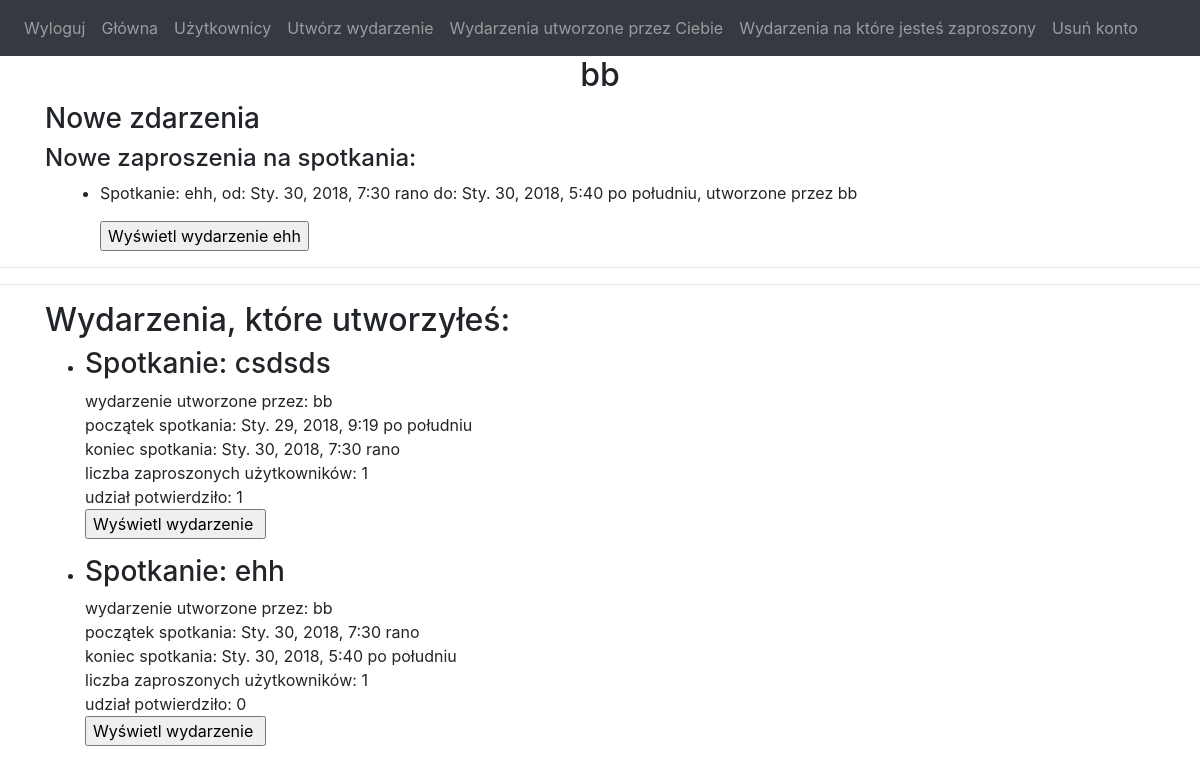
Page /my_created_events (signed in) on the earlier database version.
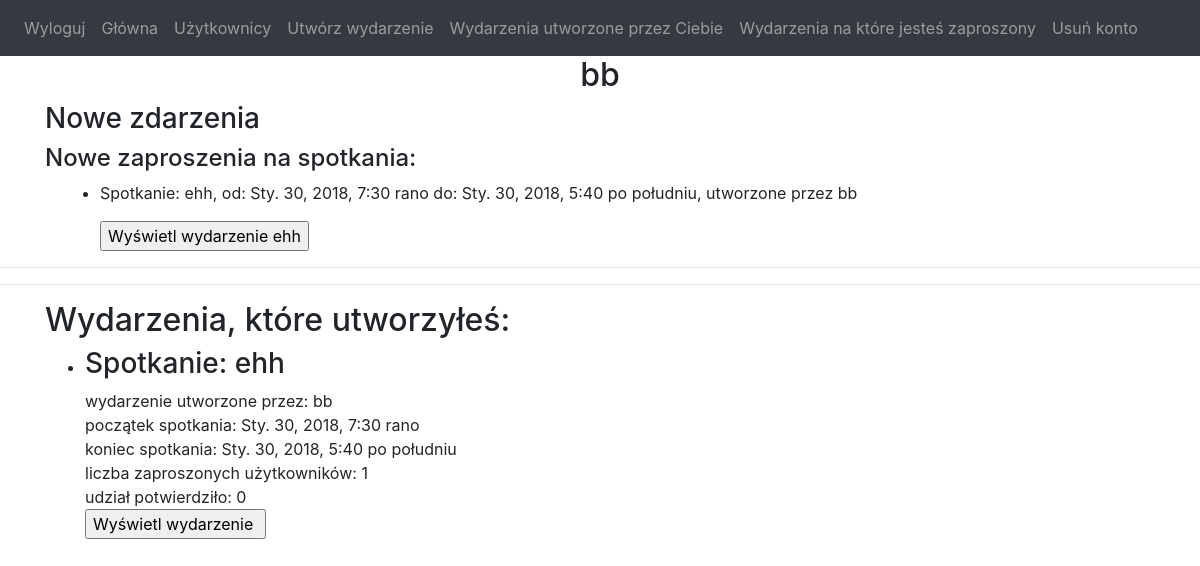
Same page on the later database version.
### meetingserver/models.py (models this page shows)
class Meeting(
        models.Model):  # znika jak znika użytkownik który je utworzył (bo cascade), albo jak je usunie
    name = models.CharField(max_length=50)
    begin = models.DateTimeField()
    end = models.DateTimeField()
    invitedNr = models.PositiveIntegerField()
    acceptedNr = models.PositiveIntegerField()
    creator = models.ForeignKey(User, on_delete=models.CASCADE)

class User(models.Model):
    name = models.CharField(max_length=50, unique=True)
    pwd = models.CharField(max_length=50)

### views/logged_views.py (the view)
# urls.py: path('my_created_events', logged_views.my_created_events),
def my_created_events(request):
    if 'user_id' not in request.session:
        return HttpResponseRedirect("/")
    uid = request.session['user_id']
    uname = request.session['user_name']
    meeting = Meeting.objects.filter(creator__id=uid)
    u1 = set()
    for m in meeting:
        u1.add(
            (m.id,
             m.name,
             m.creator.name,
             m.begin,
             m.end,
             m.invitedNr,
             m.acceptedNr))
    notif_dict = get_my_notifications(uid, uname)
    d1 = {'my_created_events': u1}
    return render(request, 'my_created_events.html', {**d1, **notif_dict})

### clear_old_events.py (called while the page is built)
    def __call__(self, request):
        if datetime.now(pytz.utc) - self.last_cleared > timedelta(minutes=2):
            self.clear_past_events()
            self.last_cleared = datetime.now(pytz.utc)
        response = self.get_response(request)
        return response

### templates/my_created_events.html (shortened to what this page needs)
{% extends 'logged_shared.html' %}
{% block main_content %}
<div  class="container">
    <h2> Wydarzenia, które utworzyłeś: </h2>
    <ul>
    {% for id, name, creator, begin, end, nr_inv, nr_yes in my_created_events %}
        <li>
        <h3> Spotkanie: {{ name }} </h3>
        wydarzenie utworzone przez: {{ creator }} <br>
        początek spotkania:  {{ begin }} <br>
        koniec spotkania:  {{ end }} <br>
        liczba zaproszonych użytkowników:  {{ nr_inv }} <br>
        udział potwierdziło:  {{ nr_yes }} <br>
        <form action = "{{ "/show_event" }}" method="get" />
            <input type="submit" value = "Wyświetl wydarzenie {{s}}" />
        </li>
    {% endfor %}
    </ul>
</div>
{% endblock %}

### templates/notifications_new_invitations.html (shortened to what this page needs)
<h4>Nowe zaproszenia na spotkania: </h4>
<div  class="container">
    <ul>
    {% for id, s, begin, end, creator in new_inv %}
        <li>
        <p> Spotkanie: {{ s }}, od: {{ begin }} do: {{ end }}, utworzone przez {{ creator }} </p>
        <form action = "{{ "/show_event" }}" method="get" />
            <input type="submit" value = "Wyświetl wydarzenie {{s}}" />
        </li>
    {% endfor %}
    </ul>
</div>

Differences in the rows shown:
removed Meeting: my_created_events "csdsds", my_created_events "Sty. 29, 2018, 9:19 po południu", my_created_events "Sty. 30, 2018, 7:30 rano"
Other differences:
list line gone: "Spotkanie: wydarzenie utworzone przez: początek spotkania: koniec spotkania: liczba zaproszonych użytkowników: 1 udział potwierdziło: 1 Wyświetl wydarzenie"
list line gone: "bb"
